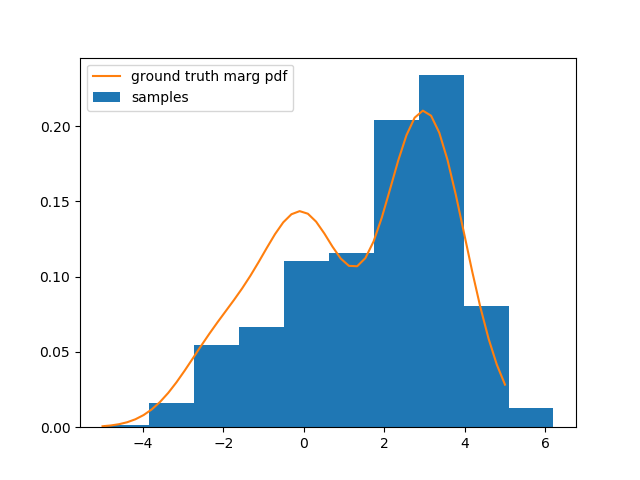

Python code for this plot:
import utils

utils.set_path()

from Graph import F, RV, Domain
from Potential import LogTable, LogQuadratic, LogHybridQuadratic
import numpy as np
from hybrid_gaussian_mrf import convert_to_bn, get_crv_marg, block_gibbs_sample

N = 3
rvs = [RV(domain=Domain(values=(0, 1, 2), continuous=False)), RV(domain=Domain(values=(-5, 5), continuous=True)),
       RV(domain=Domain(values=(-5, 5), continuous=True))]
Vd = [rv for rv in rvs if rv.domain_type[0] == 'd']  # list of of discrete rvs
Vc = [rv for rv in rvs if rv.domain_type[0] == 'c']  # list of cont rvs
Nd = len(Vd)
Nc = len(Vc)
Vd_idx = {n: i for (i, n) in enumerate(Vd)}
Vc_idx = {n: i for (i, n) in enumerate(Vc)}

covs = np.array([np.eye(Nc)] * 3)
# means = np.array([[0., 0.], [0., 1.], [1., 0.]])
means = np.array([[-2., -2.], [0., 1.], [3., 0.]])
factors = [F(nb=(rvs[0], rvs[1], rvs[2]),
             log_potential_fun=LogHybridQuadratic(A=-0.5 * covs,
                                                  b=means,
                                                  c=-0.5 * np.array([np.dot(m, m) for m in means]))),
           F(nb=(rvs[0],), log_potential_fun=LogTable(np.array([-0.1, 0, 0.2]))),
           F(nb=(rvs[2],), log_potential_fun=LogQuadratic(A=-0.5 * np.ones([1, 1]), b=np.zeros([1]), c=0.))
           ]

for factor in factors:  # pre-processing for efficiency; may be better done in Graph.py
    disc_nb_idx = ()
    cont_nb_idx = ()
    for rv in factor.nb:
        if rv.domain_type[0] == 'd':
            disc_nb_idx += (Vd_idx[rv],)
        else:
            assert rv.domain_type[0] == 'c'
            cont_nb_idx += (Vc_idx[rv],)
    factor.disc_nb_idx = disc_nb_idx
    factor.cont_nb_idx = cont_nb_idx

bn = convert_to_bn(factors, Vd, Vc)
print('BN params', bn)
test_crv_idx = 0
# test_crv_idx = 1
test_crv_marg_params = get_crv_marg(*bn, Vc_idx, Vc[test_crv_idx])
print('test crv marg params', test_crv_marg_params)

disc_samples, cont_samples = block_gibbs_sample(factors, rvs=None, Vd=Vd, Vc=Vc, num_burnin=100, num_samples=1000,
                                                disc_block_its=2)

import matplotlib.pyplot as plt

plt.figure()
xs = np.linspace(-5, 5, 50)
plt.hist(cont_samples[:, test_crv_idx], normed=True, label='samples')
plt.plot(xs,
         np.exp(utils.scalar_gmm_log_prob(xs, w=test_crv_marg_params[0], mu=test_crv_marg_params[1],
                                          var=test_crv_marg_params[2])),
         label='ground truth marg pdf')
plt.legend(loc='best')
# plt.show()
save_name = __file__.split('.py')[0]
plt.savefig('%s.png' % save_name)
